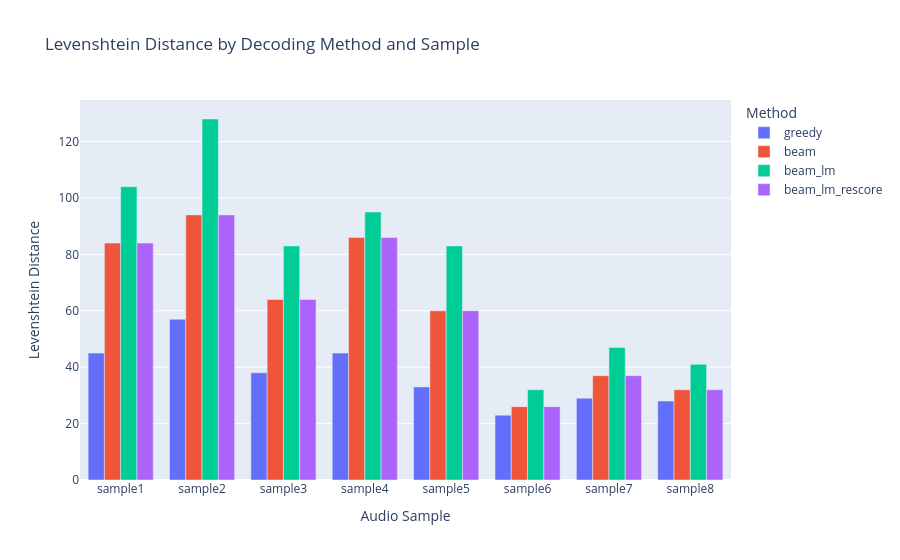

Notebook code cell kept with this figure:
### Markdown cell above
## Part 2

2. To see the effect of LM model, try loading larger N-gram LM model from [link](http://www.openslr.org/11/) and report how results are changed for the test audios

### Code cell
decoder = Wav2Vec2Decoder(lm_model_path="lm/4-gram.arpa.gz")
results_2 = {audio_path: test(decoder, audio_path, target) for audio_path, target in test_samples}
plot_results(results_2)

### Figure 1 — Plotly figure (JSON) as saved in the notebook; plotly's stock layout.template omitted (floating-point values rounded to 4 significant figures)
{"data": [{"alignmentgroup": "True", "hovertemplate": "Method=greedy<br>Audio Sample=%{x}<br>Levenshtein Distance=%{y}<extra></extra>", "legendgroup": "greedy", "marker": {"color": "#636efa", "pattern": {"shape": ""}}, "name": "greedy", "offsetgroup": "greedy", "orientation": "v", "showlegend": true, "textposition": "auto", "type": "bar", "x": ["sample1", "sample2", "sample3", "sample4", "sample5", "sample6", "sample7", "sample8"], "xaxis": "x", "y": [45, 57, 38, 45, 33, 23, 29, 28], "yaxis": "y"}, {"alignmentgroup": "True", "hovertemplate": "Method=beam<br>Audio Sample=%{x}<br>Levenshtein Distance=%{y}<extra></extra>", "legendgroup": "beam", "marker": {"color": "#EF553B", "pattern": {"shape": ""}}, "name": "beam", "offsetgroup": "beam", "orientation": "v", "showlegend": true, "textposition": "auto", "type": "bar", "x": ["sample1", "sample2", "sample3", "sample4", "sample5", "sample6", "sample7", "sample8"], "xaxis": "x", "y": [84, 94, 64, 86, 60, 26, 37, 32], "yaxis": "y"}, {"alignmentgroup": "True", "hovertemplate": "Method=beam_lm<br>Audio Sample=%{x}<br>Levenshtein Distance=%{y}<extra></extra>", "legendgroup": "beam_lm", "marker": {"color": "#00cc96", "pattern": {"shape": ""}}, "name": "beam_lm", "offsetgroup": "beam_lm", "orientation": "v", "showlegend": true, "textposition": "auto", "type": "bar", "x": ["sample1", "sample2", "sample3", "sample4", "sample5", "sample6", "sample7", "sample8"], "xaxis": "x", "y": [104, 128, 83, 95, 83, 32, 47, 41], "yaxis": "y"}, {"alignmentgroup": "True", "hovertemplate": "Method=beam_lm_rescore<br>Audio Sample=%{x}<br>Levenshtein Distance=%{y}<extra></extra>", "legendgroup": "beam_lm_rescore", "marker": {"color": "#ab63fa", "pattern": {"shape": ""}}, "name": "beam_lm_rescore", "offsetgroup": "beam_lm_rescore", "orientation": "v", "showlegend": true, "textposition": "auto", "type": "bar", "x": ["sample1", "sample2", "sample3", "sample4", "sample5", "sample6", "sample7", "sample8"], "xaxis": "x", "y": [84, 94, 64, 86, 60, 26, 37, 32], "yaxis": "y"}], "layout": {"barmode": "group", "legend": {"title": {"text": "Method"}, "tracegroupgap": 0}, "title": {"text": "Levenshtein Distance by Decoding Method and Sample"}, "xaxis": {"anchor": "y", "domain": [0, 1], "title": {"text": "Audio Sample"}}, "yaxis": {"anchor": "x", "domain": [0, 1], "title": {"text": "Levenshtein Distance"}}}}
